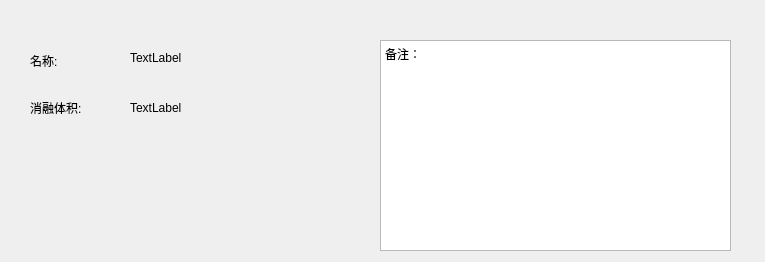
<?xml version="1.0" encoding="UTF-8"?>
<ui version="4.0">
 <class>FocalZone</class>
 <widget class="QWidget" name="FocalZone">
  <property name="geometry">
   <rect>
    <x>0</x>
    <y>0</y>
    <width>765</width>
    <height>262</height>
   </rect>
  </property>
  <property name="windowTitle">
   <string>Form</string>
  </property>
  <widget class="QLabel" name="labelFocalZone">
   <property name="geometry">
    <rect>
     <x>30</x>
     <y>50</y>
     <width>91</width>
     <height>21</height>
    </rect>
   </property>
   <property name="text">
    <string>名称:</string>
   </property>
  </widget>
  <widget class="QLabel" name="focalName">
   <property name="geometry">
    <rect>
     <x>130</x>
     <y>50</y>
     <width>131</width>
     <height>16</height>
    </rect>
   </property>
   <property name="text">
    <string>TextLabel</string>
   </property>
  </widget>
  <widget class="QLabel" name="label">
   <property name="geometry">
    <rect>
     <x>30</x>
     <y>100</y>
     <width>81</width>
     <height>16</height>
    </rect>
   </property>
   <property name="text">
    <string>消融体积:</string>
   </property>
  </widget>
  <widget class="QLabel" name="meltVolume">
   <property name="geometry">
    <rect>
     <x>130</x>
     <y>100</y>
     <width>111</width>
     <height>16</height>
    </rect>
   </property>
   <property name="text">
    <string>TextLabel</string>
   </property>
  </widget>
  <widget class="QTextEdit" name="remark">
   <property name="geometry">
    <rect>
     <x>380</x>
     <y>40</y>
     <width>351</width>
     <height>211</height>
    </rect>
   </property>
   <property name="html">
    <string>&lt;!DOCTYPE HTML PUBLIC &quot;-//W3C//DTD HTML 4.0//EN&quot; &quot;http://www.w3.org/TR/REC-html40/strict.dtd&quot;&gt;
&lt;html&gt;&lt;head&gt;&lt;meta name=&quot;qrichtext&quot; content=&quot;1&quot; /&gt;&lt;style type=&quot;text/css&quot;&gt;
p, li { white-space: pre-wrap; }
&lt;/style&gt;&lt;/head&gt;&lt;body style=&quot; font-family:'SimSun'; font-size:9pt; font-weight:400; font-style:normal;&quot;&gt;
&lt;p style=&quot; margin-top:0px; margin-bottom:0px; margin-left:0px; margin-right:0px; -qt-block-indent:0; text-indent:0px;&quot;&gt;备注：&lt;/p&gt;&lt;/body&gt;&lt;/html&gt;</string>
   </property>
  </widget>
 </widget>
 <resources/>
 <connections/>
</ui>
